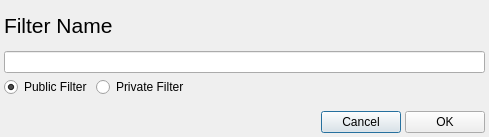
<?xml version="1.0" encoding="UTF-8"?>
<ui version="4.0">
 <class>Dialog</class>
 <widget class="QDialog" name="Dialog">
  <property name="geometry">
   <rect>
    <x>0</x>
    <y>0</y>
    <width>489</width>
    <height>137</height>
   </rect>
  </property>
  <property name="sizePolicy">
   <sizepolicy hsizetype="Preferred" vsizetype="Maximum">
    <horstretch>0</horstretch>
    <verstretch>0</verstretch>
   </sizepolicy>
  </property>
  <property name="windowTitle">
   <string>Add New Filter</string>
  </property>
  <property name="modal">
   <bool>true</bool>
  </property>
  <layout class="QVBoxLayout" name="verticalLayout_2">
   <property name="spacing">
    <number>4</number>
   </property>
   <property name="leftMargin">
    <number>4</number>
   </property>
   <property name="topMargin">
    <number>4</number>
   </property>
   <property name="rightMargin">
    <number>4</number>
   </property>
   <property name="bottomMargin">
    <number>4</number>
   </property>
   <item>
    <layout class="QVBoxLayout" name="verticalLayout">
     <item>
      <widget class="QLabel" name="label">
       <property name="font">
        <font>
         <pointsize>16</pointsize>
        </font>
       </property>
       <property name="text">
        <string>Filter Name</string>
       </property>
      </widget>
     </item>
     <item>
      <widget class="QLineEdit" name="filterName"/>
     </item>
     <item>
      <layout class="QHBoxLayout" name="horizontalLayout_2">
       <property name="bottomMargin">
        <number>10</number>
       </property>
       <item>
        <widget class="QRadioButton" name="m_PublicFilter">
         <property name="text">
          <string>Public Filter</string>
         </property>
         <property name="checked">
          <bool>true</bool>
         </property>
        </widget>
       </item>
       <item>
        <widget class="QRadioButton" name="m_PrivateFilter">
         <property name="text">
          <string>Private Filter</string>
         </property>
         <property name="checked">
          <bool>false</bool>
         </property>
        </widget>
       </item>
       <item>
        <spacer name="horizontalSpacer_2">
         <property name="orientation">
          <enum>Qt::Horizontal</enum>
         </property>
         <property name="sizeHint" stdset="0">
          <size>
           <width>40</width>
           <height>20</height>
          </size>
         </property>
        </spacer>
       </item>
      </layout>
     </item>
    </layout>
   </item>
   <item>
    <layout class="QHBoxLayout" name="horizontalLayout">
     <item>
      <spacer name="horizontalSpacer">
       <property name="orientation">
        <enum>Qt::Horizontal</enum>
       </property>
       <property name="sizeHint" stdset="0">
        <size>
         <width>173</width>
         <height>20</height>
        </size>
       </property>
      </spacer>
     </item>
     <item>
      <widget class="QPushButton" name="addfilterCancelButton">
       <property name="text">
        <string>Cancel</string>
       </property>
      </widget>
     </item>
     <item>
      <widget class="QPushButton" name="addfilterOKButton">
       <property name="text">
        <string>OK</string>
       </property>
       <property name="default">
        <bool>false</bool>
       </property>
      </widget>
     </item>
    </layout>
   </item>
  </layout>
 </widget>
 <resources/>
 <connections/>
</ui>
